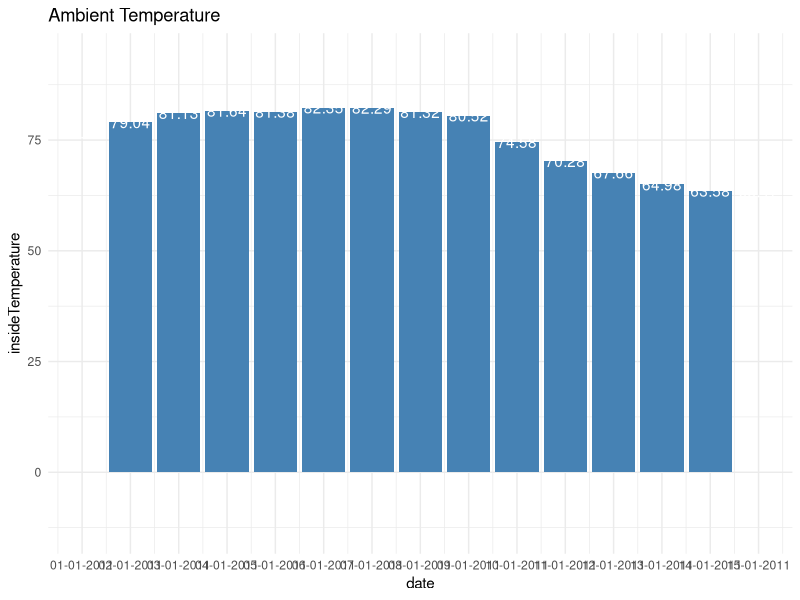

R code for this plot:
##Load Data and Make Plots

library(readr)
library(ggplot2)
library(scales)

# Set the working directory
setwd("C:/Fred_Data/ISEP/SADEC/SADEC/Projecto 3/Projecto R Fred/SADEC")

# Read CSV into R


DataAmbTemp <- read_delim("data/Ambient_Temp.csv", 
                          ";", escape_double = FALSE, col_types = cols(date = col_date(format = "%d/%m/%Y")), 
                          trim_ws = TRUE);


DataWaterTemp <- read_delim("data/Water_Temp.csv", 
                          ";", escape_double = FALSE, col_types = cols(date = col_date(format = "%d/%m/%Y")), 
                          trim_ws = TRUE)


str(DataAmbTemp)


ggplot(data=DataAmbTemp, aes(x=date, y=insideTemperature)) +
  geom_bar(stat="identity", fill="steelblue" )+
  geom_text(aes(label=insideTemperature), color="white")+
  theme_minimal()+ggtitle("Ambient Temperature") +
  scale_x_date(date_breaks = "1 day", 
               labels=date_format("%d-%m-%Y"),
               limits = as.Date(c('2011-01-01','2011-01-15')))








